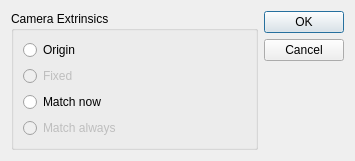
<?xml version="1.0" encoding="UTF-8"?>
<ui version="4.0">
 <class>StreamIntegrationDialog</class>
 <widget class="QDialog" name="StreamIntegrationDialog">
  <property name="geometry">
   <rect>
    <x>0</x>
    <y>0</y>
    <width>355</width>
    <height>133</height>
   </rect>
  </property>
  <property name="windowTitle">
   <string>Dialog</string>
  </property>
  <layout class="QHBoxLayout" name="horizontalLayout">
   <item>
    <widget class="QGroupBox" name="groupBox">
     <property name="enabled">
      <bool>true</bool>
     </property>
     <property name="title">
      <string>Camera Extrinsics</string>
     </property>
     <property name="flat">
      <bool>false</bool>
     </property>
     <property name="checkable">
      <bool>false</bool>
     </property>
     <layout class="QVBoxLayout" name="verticalLayout">
      <item>
       <widget class="QRadioButton" name="chooseOrigin">
        <property name="text">
         <string>Origin</string>
        </property>
       </widget>
      </item>
      <item>
       <widget class="QRadioButton" name="chooseFixed">
        <property name="enabled">
         <bool>false</bool>
        </property>
        <property name="text">
         <string>Fixed</string>
        </property>
       </widget>
      </item>
      <item>
       <widget class="QRadioButton" name="chooseMatchNow">
        <property name="text">
         <string>Match now</string>
        </property>
       </widget>
      </item>
      <item>
       <widget class="QRadioButton" name="chooseMatchAlways">
        <property name="enabled">
         <bool>false</bool>
        </property>
        <property name="text">
         <string>Match always</string>
        </property>
       </widget>
      </item>
     </layout>
    </widget>
   </item>
   <item>
    <widget class="QDialogButtonBox" name="buttonBox">
     <property name="orientation">
      <enum>Qt::Vertical</enum>
     </property>
     <property name="standardButtons">
      <set>QDialogButtonBox::Cancel|QDialogButtonBox::Ok</set>
     </property>
    </widget>
   </item>
  </layout>
 </widget>
 <resources/>
 <connections>
  <connection>
   <sender>buttonBox</sender>
   <signal>accepted()</signal>
   <receiver>StreamIntegrationDialog</receiver>
   <slot>accept()</slot>
   <hints>
    <hint type="sourcelabel">
     <x>248</x>
     <y>254</y>
    </hint>
    <hint type="destinationlabel">
     <x>157</x>
     <y>274</y>
    </hint>
   </hints>
  </connection>
  <connection>
   <sender>buttonBox</sender>
   <signal>rejected()</signal>
   <receiver>StreamIntegrationDialog</receiver>
   <slot>reject()</slot>
   <hints>
    <hint type="sourcelabel">
     <x>316</x>
     <y>260</y>
    </hint>
    <hint type="destinationlabel">
     <x>286</x>
     <y>274</y>
    </hint>
   </hints>
  </connection>
 </connections>
</ui>
